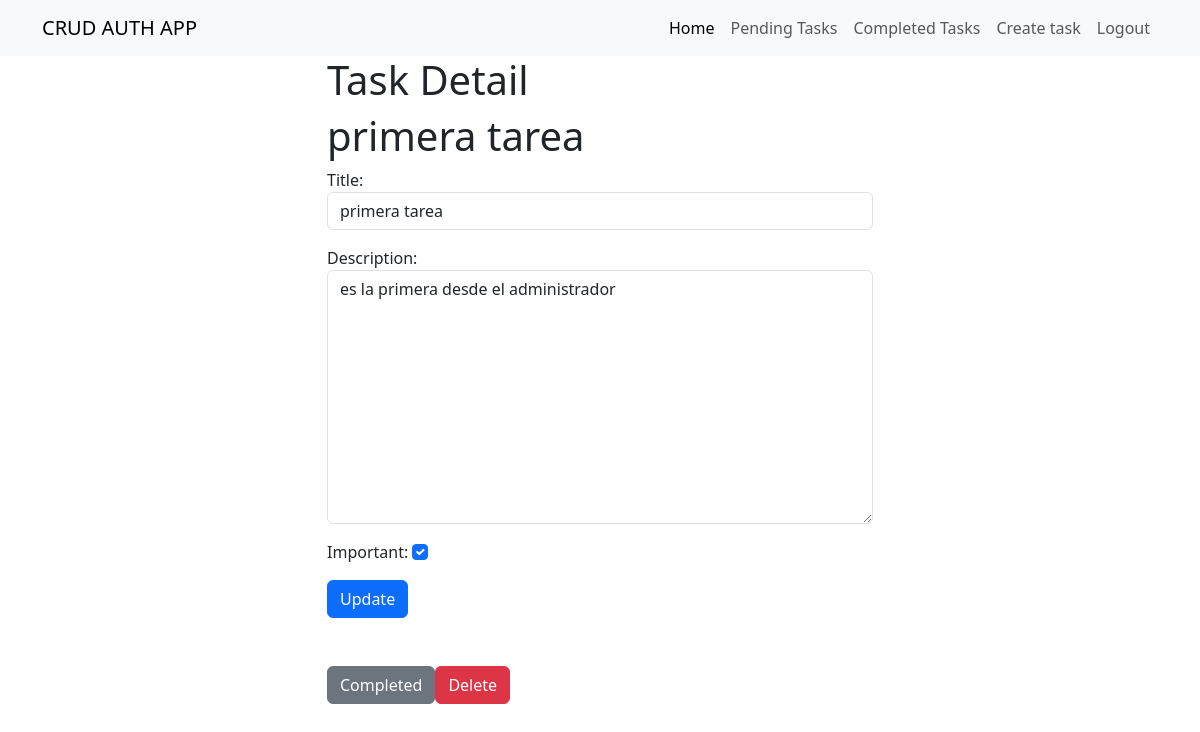
Screenshot of /tasks/1/ (signed in) with the database file from the repository.
### tasks/models.py (models this page shows)
class Task(models.Model):
    title = models.CharField(max_length=100)
    description = models.TextField(blank=True)
    created = models.DateTimeField(auto_now_add=True)
    datecompleted = models.DateTimeField(null=True, blank=True)
    important = models.BooleanField(default=False)
    user = models.ForeignKey(User, on_delete=models.CASCADE)
    def __str__(self):
        return f'{self.title}'

### tasks/views.py (the view, shortened to what this page needs)
# urls.py: path('tasks/<int:task_id>/', views.task_detail, name='task_detail'),
@login_required
def task_detail(request, task_id):
    if request.method == 'GET':
        task = get_object_or_404(Task, pk=task_id, user=request.user)
        form = TaskForm(instance=task)
        return render(request, 'task_detail.html', {
            'task': task,
            'form': form
        })

### tasks/forms.py
class TaskForm(forms.ModelForm):
    class Meta:
        model = Task
        fields = ['title', 'description', 'important']
        widgets = {
            'title': forms.TextInput(attrs={'class': 'form-control', 'placeholder': 'Write a title'}),
            'description': forms.Textarea(attrs={'class': 'form-control', 'placeholder': 'Write a description'}),
            'important': forms.CheckboxInput(attrs={'class': 'form-check-input'})
        }

### tasks/templates/task_detail.html (shortened to what this page needs)
{% extends 'base.html' %}
{% block content %}
<main class="container">
    <div class="row">
        <div class="col-md-6 offset-md-3">
            <h1>Task Detail</h1>
            <h1>{{ task }}</h1>
            <form method="POST">
                {{ form.as_p }}
                <button class="btn btn-primary">
                    Update
                </button>
            </form>
            <div class="d-flex mt-5">
                <form action="{% url 'complete_task' task.id %}" method="POST">
                <button class="btn btn-secondary">
                    Completed
                </button>
                </form>
                <form action="{% url 'delete_task' task.id %}" method="POST">
                <button class="btn btn-danger">
                    Delete
                </button>
            </form>
            </div>
        </div>
    </div>
</main>
{% endblock %}

### rows the page displays
Task: title "primera tarea", description "es la primera desde el administrador", important "☑"
